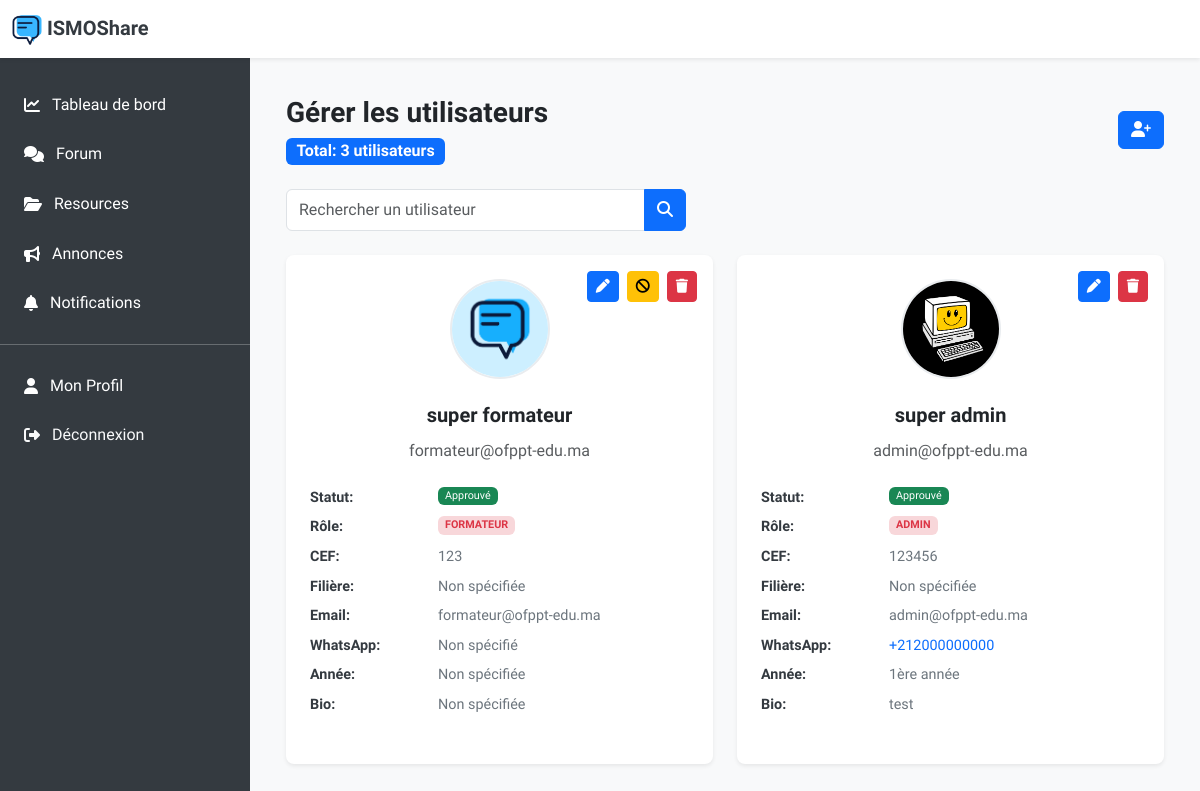
/pages/subpages/liste-users.php (signed in), run on an earlier commit of the app's database.
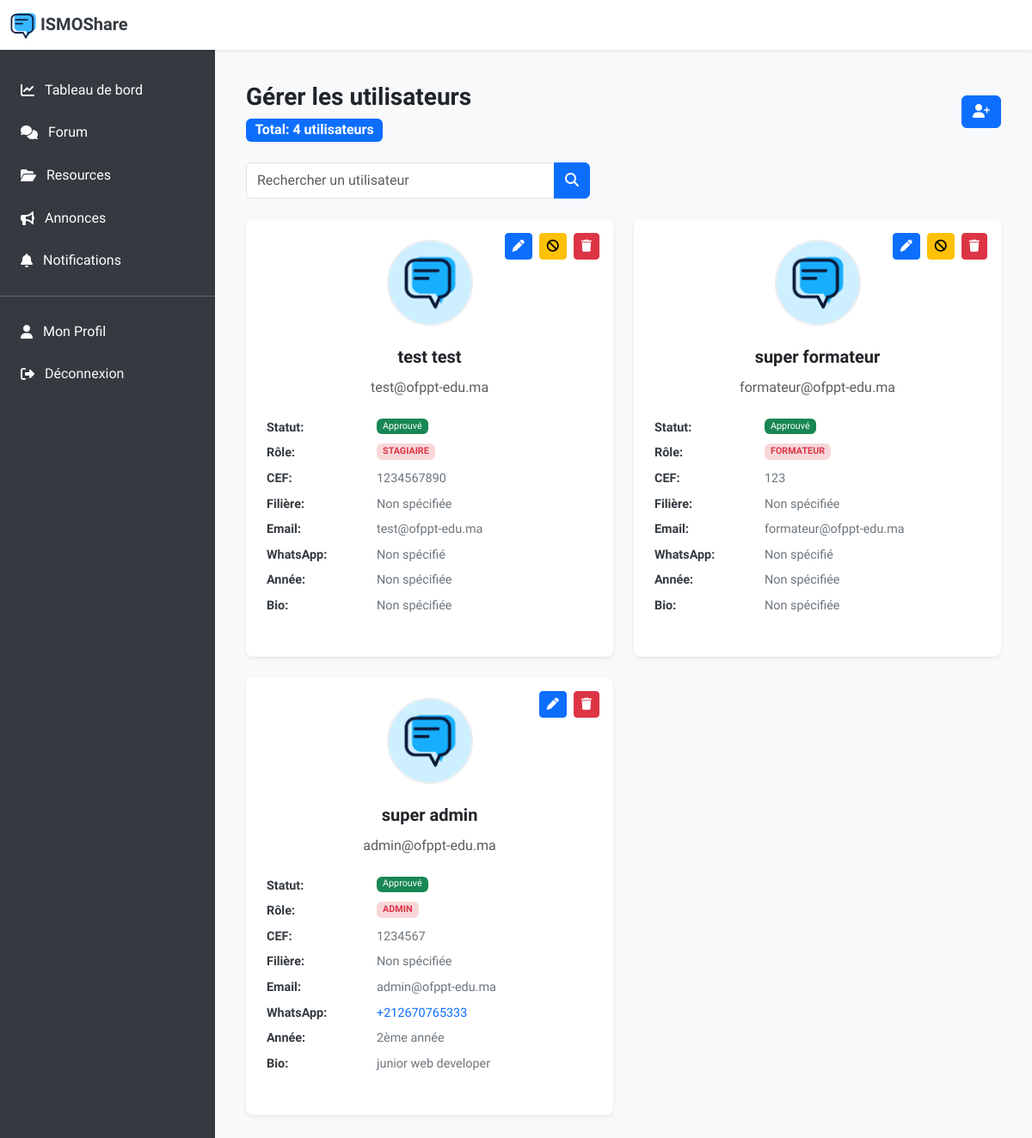
And on a later commit of the database.
### tables this page shows
CREATE TABLE `utilisateur` (
  `id_utilisateur` int(11) NOT NULL,
  `nom` varchar(50) NOT NULL,
  `prenom` varchar(50) NOT NULL,
  `email` varchar(100) NOT NULL,
  `mot_de_passe` varchar(100) NOT NULL,
  `photo_profil` varchar(255) DEFAULT NULL,
  `role` enum('stagiaire','formateur','admin') DEFAULT NULL,
  `id_filiere` int(11) DEFAULT NULL,
  `cef_matricule` varchar(255) DEFAULT NULL,
  `numero_whatsapp` varchar(20) DEFAULT NULL,
  `bio` text DEFAULT NULL,
  `statut` enum('en_attente','approuvé','rejeté','suspendu') DEFAULT 'en_attente',
  `annee_formation` enum('1ère année','2ème année') DEFAULT NULL
);

### pages/subpages/liste-users.php (the view, shortened to what this page needs)
<?php
include_once '../includes/config.php';
include_once '../includes/notification_functions.php';
$count_sql = "SELECT COUNT(*) as total FROM utilisateur";
$count_stmt = $conn->prepare($count_sql);
$count_stmt->execute();
$count_result = $count_stmt->get_result();
$total_users = $count_result->fetch_assoc()['total'];
$users = [];
$current_user_sql = "SELECT role FROM utilisateur WHERE id_utilisateur = ?";
$current_user_stmt = $conn->prepare($current_user_sql);
$current_user_stmt->bind_param("i", $_SESSION['user_id']);
$current_user_stmt->execute();
$current_user_result = $current_user_stmt->get_result();
$current_user = $current_user_result->fetch_assoc();
if (isset($_GET['search']) && !empty(trim($_GET['search']))) {
    $search = '%' . $conn->real_escape_string(trim($_GET['search'])) . '%';
    if ($current_user['role'] === 'admin') {
        $sql = "SELECT * FROM utilisateur
                WHERE (nom LIKE ? OR prenom LIKE ? OR email LIKE ? OR cef_matricule LIKE ?)
                AND role != 'admin'
                AND id_utilisateur != ?
                ORDER BY id_utilisateur DESC";
        $stmt = $conn->prepare($sql);
        $stmt->bind_param("ssssi", $search, $search, $search, $search, $_SESSION['user_id']);
    } else {
        $sql = "SELECT * FROM utilisateur
                WHERE (nom LIKE ? OR prenom LIKE ? OR email LIKE ? OR cef_matricule LIKE ?)
                AND id_utilisateur != ?
                ORDER BY id_utilisateur DESC";
        $stmt = $conn->prepare($sql);
        $stmt->bind_param("ssssi", $search, $search, $search, $search, $_SESSION['user_id']);
    }
} else {
    if ($current_user['role'] === 'admin') {
        $sql = "SELECT * FROM utilisateur WHERE role != 'admin' AND id_utilisateur != ? ORDER BY id_utilisateur DESC";
        $stmt = $conn->prepare($sql);
        $stmt->bind_param("i", $_SESSION['user_id']);
    } else {
        $sql = "SELECT * FROM utilisateur WHERE id_utilisateur != ? ORDER BY id_utilisateur DESC";
        $stmt = $conn->prepare($sql);
        $stmt->bind_param("i", $_SESSION['user_id']);
    }
}
$stmt->execute();
$result = $stmt->get_result();
if ($result && $result->num_rows > 0) {
    $users = $result->fetch_all(MYSQLI_ASSOC);
}
function getStatusBadgeClass($status) {
    switch ($status) {
        case 'approuvé':
            return 'bg-success fw-light';
    }
}
function getStatusDisplayText($status) {
    switch ($status) {
        case 'approuvé':
            return 'Approuvé';
    }
}
?>
<!DOCTYPE html>
<html lang="en">
  <head>
    <link
      href="https://cdn.jsdelivr.net/npm/bootstrap@5.3.0/dist/css/bootstrap.min.css"
      rel="stylesheet"
    />
    <link
      rel="stylesheet"
      href="https://cdnjs.cloudflare.com/ajax/libs/font-awesome/6.4.2/css/all.min.css"
    />
  </head>
  <body>
    <nav class="navbar navbar-expand-lg navbar-light fixed-top">
      <div class="container-fluid">
        <a class="navbar-brand" href="./../../index.php">
          <img src="./../../assets/images/logo.png" width="30px" alt="" />
          ISMOShare
        </a>
      </div>
    </nav>
    <nav id="sidebar" class="sidebar">
      <ul class="nav flex-column">
        <br />
        <li class="nav-item">
          <a class="nav-link" href="./../dashboard.php">
            <i class="fa-solid fa-chart-line"></i>
            Tableau de bord
          </a>
        </li>
        <li class="nav-item">
          <a class="nav-link" href="./../forum.php">
            <i class="fas fa-comments"></i>
            Forum
          </a>
        </li>
        <li class="nav-item">
          <a class="nav-link" href="./../ressources.php">
            <i class="fas fa-folder-open"></i>
            Resources
          </a>
        </li>
        <li class="nav-item">
          <a class="nav-link" href="./../annonces.php">
            <i class="fa-solid fa-bullhorn"></i>
            Annonces
          </a>
        </li>
        <li class="nav-item">
          <a class="nav-link" href="./../notifications.php">
            <i class="fas fa-bell"></i>
            Notifications
          </a>
        </li>
        <hr class="text-white" />
        <li class="nav-item">
          <a class="nav-link" href="./../profile.php">
            <i class="fas fa-user"></i>
            Mon Profil
          </a>
        </li>
        <li class="nav-item">
          <a class="nav-link text-light" href="#" data-bs-toggle="modal" data-bs-target="#logoutModal">
            <i class="fas fa-sign-out-alt"></i> Déconnexion
          </a>
        </li>
      </ul>
    </nav>
    <main class="main-content bg-light py-4">
      <div class="container-fluid">
        <div class="d-flex flex-column flex-md-row justify-content-between align-items-start align-items-md-center mb-4 mt-3">
          <div>
            <h3 class="fw-bold">Gérer les utilisateurs</h3>
            <span class="badge bg-primary rounded fs-6">Total: <?php echo $total_users; ?> utilisateurs</span>
          </div>
          <br>
          <div class="d-flex align-items-center gap-3">
            <button class="btn btn-primary" data-bs-toggle="modal" data-bs-target="#createUserModal">
              <i class="fas fa-user-plus"></i>
            </button>
          </div>
        </div>
        <?php if (!empty($users)): ?>
        <div class="search-container">
          <form class="d-flex" role="search" method="GET">
            <div class="input-group">
              <input
                type="search"
                class="form-control"
                name="search"
                placeholder="Rechercher un utilisateur"
                value="<?php echo isset($_GET['search']) ? htmlspecialchars($_GET['search']) : ''; ?>"
              />
              <button class="btn btn-primary" type="submit">
                <i class="fa-solid fa-magnifying-glass"></i>
              </button>
            </div>
          </form>
        </div>
        <?php endif; ?>
        <div class="row">
          <?php if (empty($users)): ?>
            <div class="col-12">
              <div class="text-muted text-center alert alert-info">
                <i class="fas fa-users fa-2x mt-3 mb-2"></i>
                <p>Aucun utilisateur trouvé</p>
              </div>
            </div>
          <?php else: ?>
            <?php foreach ($users as $user): ?>
          <div class="col-12 col-lg-6 mb-4">
            <div class="user-card h-100">
          <div class="action-buttons">
            <button
              class="btn btn-sm btn-primary"
              data-bs-toggle="modal"
              data-bs-target="#editRoleModal<?php echo $user['id_utilisateur']; ?>"
              title="Modifier le rôle"
              <?php if ($user['id_utilisateur'] == $_SESSION['user_id']) echo 'style="display: none;"'; ?>
            >
              <i class="fas fa-pen"></i>
            </button>
                <?php if ($user['statut'] === 'approuvé'): ?>
            <button
              class="btn btn-sm btn-warning"
              data-bs-toggle="modal"
              data-bs-target="#suspendModal<?php echo $user['id_utilisateur']; ?>"
              title="Suspendre"
              <?php if ($user['id_utilisateur'] == $_SESSION['user_id'] || $user['role'] === 'admin') echo 'style="display: none;"'; ?>
            >
              <i class="fas fa-ban"></i>
            </button>
                <?php endif; ?>
            <button
              class="btn btn-sm btn-danger"
              data-bs-toggle="modal"
              data-bs-target="#deleteModal<?php echo $user['id_utilisateur']; ?>"
              title="Supprimer"
              <?php if ($user['id_utilisateur'] == $_SESSION['user_id']) echo 'style="display: none;"'; ?>
            >
              <i class="fas fa-trash"></i>
            </button>
          </div>
              <div class="text-center mb-4">
                <img src="<?= $user['photo_profil'] ? '../../assets/uploads/profile/' . htmlspecialchars($user['photo_profil']) : '../../assets/images/ISMO SHARE.png' ?>"
                     alt="Photo de l'utilisateur"
                     class="rounded-circle profile-image" />
              </div>
            <div class="user-info">
                <h5 class="fw-semibold mb-1 text-center"><?php echo htmlspecialchars($user['prenom'] . ' ' . $user['nom']); ?></h5>
                <p class="text-muted mb-3 text-center"><?php echo htmlspecialchars($user['email']); ?></p>
                <div class="user-info-item">
                  <strong>Statut:</strong>
                  <span class="badge <?php echo getStatusBadgeClass($user['statut']); ?>">
                    <?php echo getStatusDisplayText($user['statut']); ?>
                  </span>
                </div>
                <div class="user-info-item">
                  <strong>Rôle:</strong>
                  <?php
                  if ($user['statut'] === 'en_attente') {
                      echo '<span class="text-muted">Non spécifié</span>';
                  } else {
                      echo '<span class="badge bg-danger-subtle text-danger">' . strtoupper($user['role']) . '</span>';
                  }
                  ?>
                </div>
                <div class="user-info-item">
                  <strong>CEF:</strong>
                  <span><?php echo !empty($user['cef_matricule']) ? htmlspecialchars($user['cef_matricule']) : 'Non spécifié'; ?></span>
                </div>
                <div class="user-info-item">
                  <strong>Filière:</strong>
                  <span><?php echo !empty($user['filiere']) ? htmlspecialchars($user['filiere']) : 'Non spécifiée'; ?></span>
                </div>
                <div class="user-info-item">
                  <strong>Email:</strong>
                  <span><?php echo !empty($user['email']) ? htmlspecialchars($user['email']) : 'Non spécifié'; ?></span>
                </div>
                <div class="user-info-item">
                  <strong>WhatsApp:</strong>
                  <?php if (!empty($user['numero_whatsapp'])): ?>
                    <a href="https://wa.me/<?= preg_replace('/[^0-9]/', '', $user['numero_whatsapp']) ?>" target="_blank" class="text-decoration-none">
                      +212<?php echo htmlspecialchars($user['numero_whatsapp']); ?>
                    </a>
                  <?php else: ?>
                    <span>Non spécifié</span>
                  <?php endif; ?>
                </div>
                <div class="user-info-item">
                  <strong>Année:</strong>
                  <span><?php echo !empty($user['annee_formation']) ? htmlspecialchars($user['annee_formation']) : 'Non spécifiée'; ?></span>
                </div>
                <div class="user-info-item">
                  <strong>Bio:</strong>
                  <span><?php echo !empty($user['bio']) ? htmlspecialchars($user['bio']) : 'Non spécifiée'; ?></span>
                </div>
              </div>
            </div>
          </div>
          <?php endforeach; ?>
          <?php endif; ?>
        </div>
      </div>
    </main>
  </body>
</html>

### pages/subpages/liste-users.php (style rules this page uses)
body { font-family: "Andika", sans-serif; background-color: #f4f6f9; min-height: 100vh; margin: 0; padding-top: 56px; }
.navbar { background-color: #ffffff !important; box-shadow: 0 0.125rem 0.25rem rgba(0, 0, 0, 0.075); z-index: 1030; }
.navbar-brand { font-weight: bold; color: #343a40; }
.sidebar { background-color: #343a40; color: #ffffff; width: 250px; height: 100%; position: fixed; top: 56px; left: 0; z-index: 1020; transition: transform 0.3s ease; }
.sidebar .nav-link { padding: 0.8rem 1.5rem; color: #ffffff; display: flex; align-items: center; text-decoration: none; }
.sidebar .nav-link i { margin-right: 0.75rem; }
.main-content { margin-left: 250px; padding: 1.5rem; transition: margin-left 0.3s ease; }
.user-card { background-color: #ffffff; border-radius: 0.5rem; box-shadow: 0 0.125rem 0.25rem rgba(0, 0, 0, 0.075); padding: 1.5rem; margin-bottom: 1.5rem; position: relative; }
.user-info { display: flex; flex-direction: column; gap: 0.5rem; }
.user-info-item { display: flex; align-items: flex-start; gap: 0.5rem; color: #6c757d; font-size: 0.9rem; flex-wrap: wrap; }
.user-info-item strong { color: #343a40; min-width: 120px; }
.action-buttons { position: absolute; top: 1rem; right: 1rem; display: flex; gap: 0.5rem; flex-wrap: wrap; justify-content: flex-end; }
.search-container { max-width: 400px; margin-bottom: 1.5rem; }
.form-select, .form-control { padding: 0.5rem 0.75rem; }
.profile-image { width: 100px; height: 100px; object-fit: cover; border: 2px solid #e9ecef; }

What changed in the data, as far as the page shows it:
added utilisateur: prenom+nom "test test", email "test@ofppt-edu.ma", statut "Approuvé", role "STAGIAIRE", cef_matricule "1234567890", shows "Non spécifié", shows "Non spécifiée"
changed utilisateur "super admin": photo_profil: picture removed, a placeholder shows; cef_matricule "123456" → "1234567"; numero_whatsapp "000000000" → "670765333"; annee_formation "1ère année" → "2ème année"; bio "test" → "junior web developer"
Also different on the page:
$total_users: "3" → "4"
